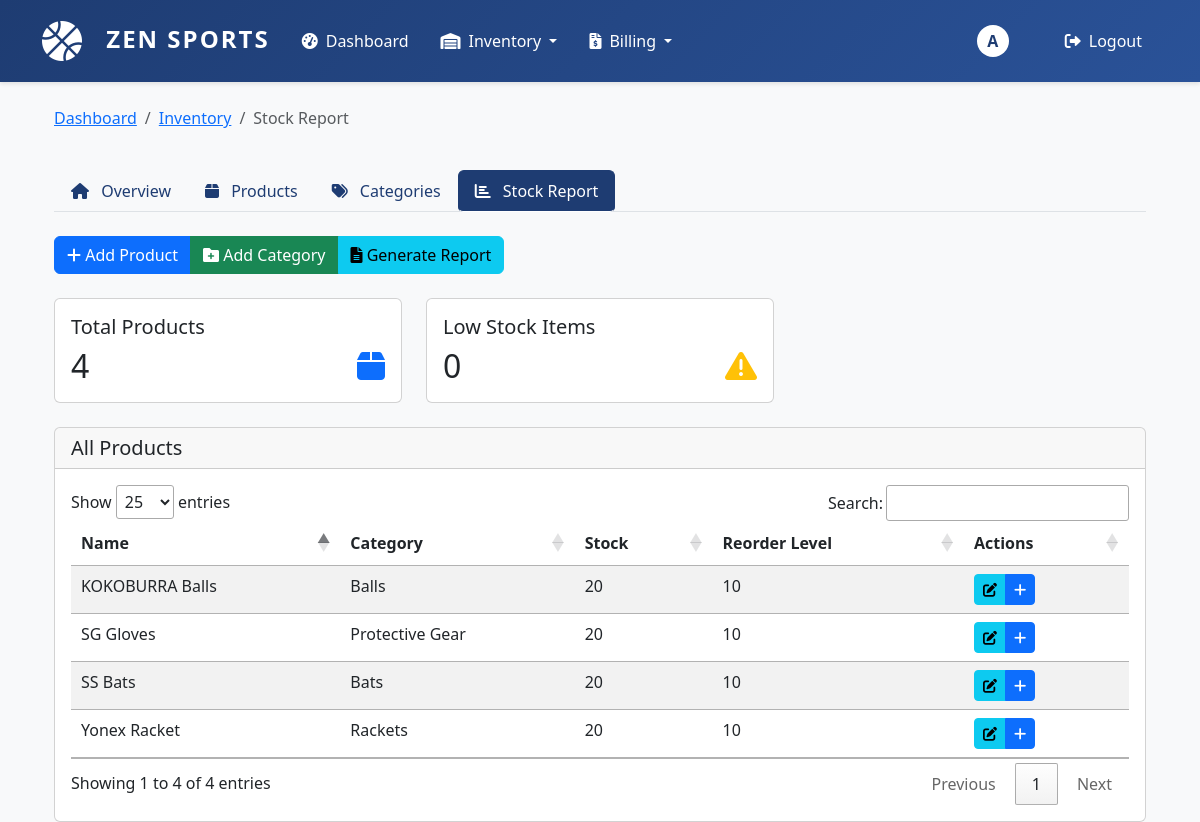
The app's page /inventory/stock-report/ (signed in), older data.
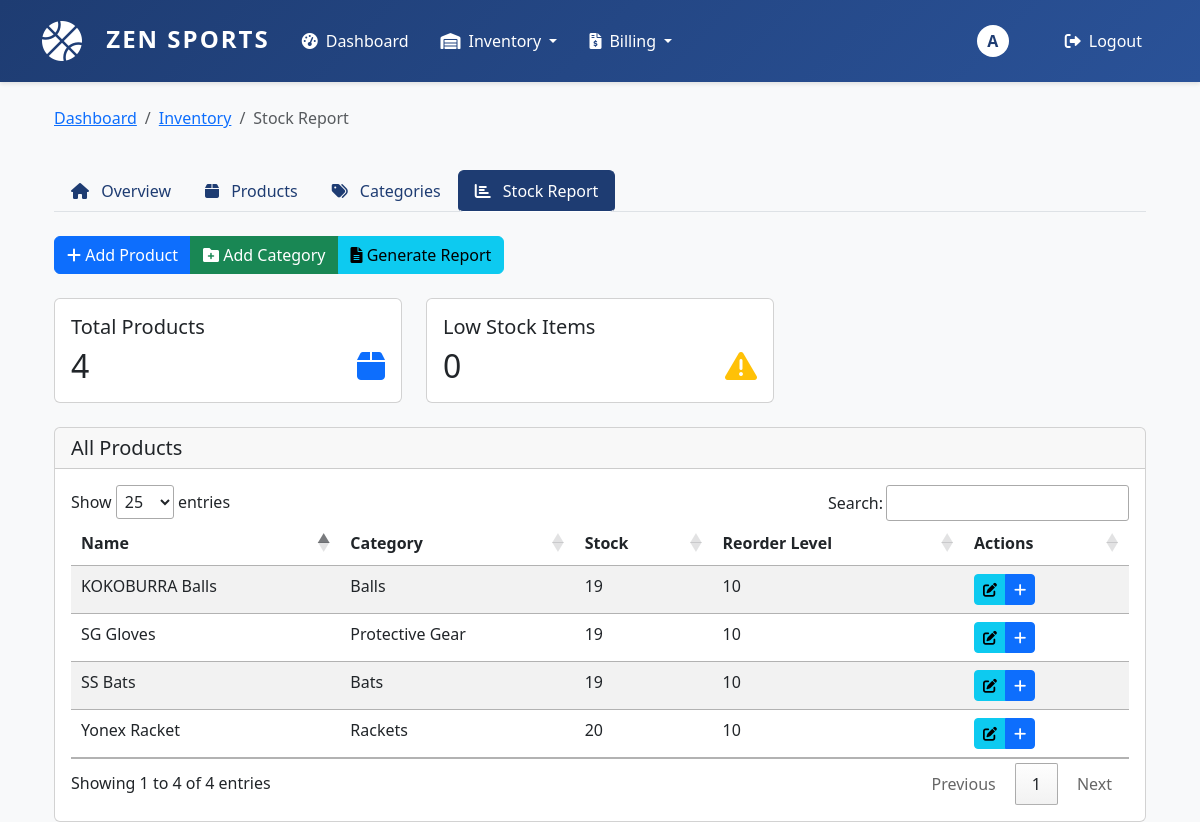
The same page, newer data.
### inventory/models.py (models this page shows, shortened)
class Product(models.Model):
    name = models.CharField(max_length=200)
    category = models.ForeignKey(Category, on_delete=models.SET_NULL, null=True)
    sku = models.CharField(max_length=50, unique=True)
    description = models.TextField(blank=True)
    price = models.DecimalField(max_digits=10, decimal_places=2, validators=[MinValueValidator(0)])
    stock = models.IntegerField(default=0, validators=[MinValueValidator(0)])
    reorder_level = models.IntegerField(default=10, validators=[MinValueValidator(0)],
                                      help_text="Minimum stock level before reordering")
    image = models.ImageField(upload_to='products/', null=True, blank=True, default='products/default.png')
    created_at = models.DateTimeField(auto_now_add=True)
    updated_at = models.DateTimeField(auto_now=True)
    class Meta:
        ordering = ['name']

class Category(models.Model):
    name = models.CharField(max_length=100, unique=True)
    description = models.TextField(blank=True)
    created_at = models.DateTimeField(auto_now_add=True)
    updated_at = models.DateTimeField(auto_now=True)
    class Meta:
        verbose_name_plural = "Categories"
        ordering = ['name']

### inventory/views.py (the view)
# urls.py: path('stock-report/', views.stock_report, name='stock_report'),
@login_required
def stock_report(request):
    products = Product.objects.select_related('category').all()
    low_stock_products = products.filter(stock__lte=F('reorder_level'))
    context = {
        'products': products,
        'low_stock_products': low_stock_products,
        'low_stock_count': low_stock_products.count(),
    }
    return render(request, 'inventory/stock_report.html', context)

### templates/inventory/stock_report.html (shortened to what this page needs)
{% extends 'inventory/base_inventory.html' %}
{% block breadcrumb %}
<li class="breadcrumb-item active">Stock Report</li>
{% endblock %}
{% block inventory_content %}
<div class="row mb-4">
    <div class="col-md-4">
        <div class="card">
            <div class="card-body">
                <h5 class="card-title">Total Products</h5>
                <div class="d-flex justify-content-between align-items-center">
                    <div>
                        <h2 class="mb-0">{{ products.count }}</h2>
                    </div>
                    <div class="text-primary">
                        <i class="fas fa-box fa-2x"></i>
                    </div>
                </div>
            </div>
        </div>
    </div>
    <div class="col-md-4">
        <div class="card">
            <div class="card-body">
                <h5 class="card-title">Low Stock Items</h5>
                <div class="d-flex justify-content-between align-items-center">
                    <div>
                        <h2 class="mb-0">{{ low_stock_count }}</h2>
                    </div>
                    <div class="text-warning">
                        <i class="fas fa-exclamation-triangle fa-2x"></i>
                    </div>
                </div>
            </div>
        </div>
    </div>
</div>
<div class="card">
    <div class="card-header">
        <h5 class="mb-0">All Products</h5>
    </div>
    <div class="card-body">
        <div class="table-responsive">
            <table class="table table-striped" id="productsTable">
                <thead>
                    <tr>
                        <th>Name</th>
                        <th>Category</th>
                        <th>Stock</th>
                        <th>Reorder Level</th>
                        <th>Actions</th>
                    </tr>
                </thead>
                <tbody>
                    {% for product in products %}
                    <tr>
                        <td>{{ product.name }}</td>
                        <td>{{ product.category.name }}</td>
                        <td>
                            {% if product.stock <= product.reorder_level %}
                            <span class="badge bg-warning">{{ product.stock }}</span>
                            {% else %}
                            {{ product.stock }}
                            {% endif %}
                        </td>
                        <td>{{ product.reorder_level }}</td>
                        <td>
                            <div class="btn-group" role="group">
                                <a href="{% url 'inventory:edit_product' product.id %}" class="btn btn-sm btn-info">
                                    <i class="fas fa-edit"></i>
                                </a>
                                <button type="button" class="btn btn-sm btn-primary" onclick="updateStock('{{ product.id }}')">
                                    <i class="fas fa-plus"></i>
                                </button>
                            </div>
                        </td>
                    </tr>
                    {% endfor %}
                </tbody>
            </table>
        </div>
    </div>
</div>
{% endblock %}

Row changes from the older to the newer data that the page shows:
changed Product "KOKOBURRA Balls": stock "20" → "19"
changed Product "SG Gloves": stock "20" → "19"
changed Product "SS Bats": stock "20" → "19"
